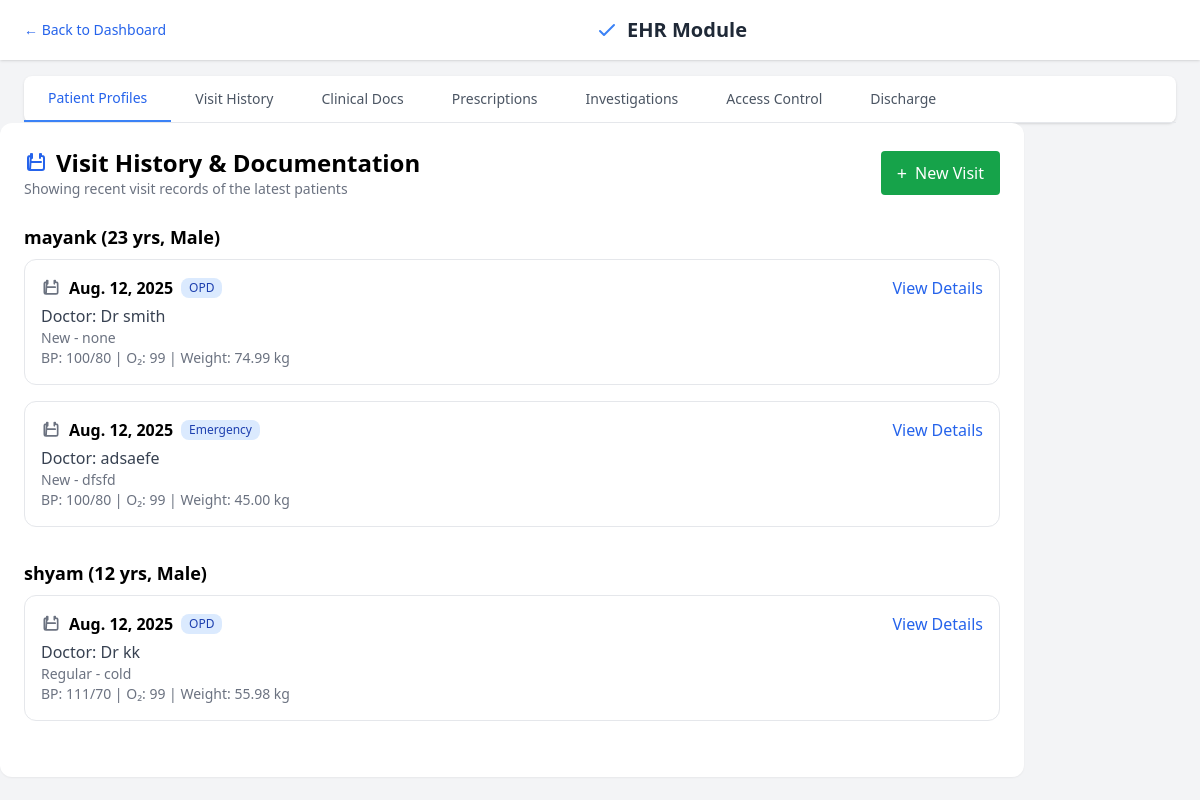
The app's page /visit_history/ with its own data.
### main/models.py (models this page shows, shortened)
class Patient(models.Model):
    STATUS_CHOICES = [
        ('Active', 'Active'),
        ('Follow-up', 'Follow-up'),
        ('Chronic', 'Chronic'),
    ]
    GENDER_CHOICES = [
        ('Male', 'Male'),
        ('Female', 'Female'),
        ('Other', 'Other'),
    ]
    name = models.CharField(max_length=100)
    patient_id = models.CharField(max_length=10, unique=True, blank=True)
    age = models.IntegerField()
    gender = models.CharField(max_length=10, choices=GENDER_CHOICES)
    contact_number = models.CharField(max_length=15)
    email = models.EmailField(blank=True, null=True)
    address = models.TextField(blank=True, null=True)
    medical_history = models.TextField(blank=True, null=True)
    status = models.CharField(max_length=20, choices=STATUS_CHOICES)

class Visit(models.Model):
    CHECKUP_TYPE_CHOICES = [
        ('Follow-up', 'Follow-up'),
        ('Regular', 'Regular'),
        ('New', 'New'),
    ]
    HEALTHCARE_SERVICE_CHOICES = [
        ('OPD', 'OPD'),
        ('IPD', 'IPD'),
        ('Emergency', 'Emergency'),
    ]
    patient = models.ForeignKey(Patient, on_delete=models.CASCADE, related_name="visits")
    doctor_name = models.CharField(max_length=100)
    date = models.DateField()
    checkup_type = models.CharField(max_length=50, choices=CHECKUP_TYPE_CHOICES)
    healthcare_service = models.CharField(max_length=50, choices=HEALTHCARE_SERVICE_CHOICES)
    bp = models.CharField(max_length=15)  # Example: 120/80 mmHg
    oxygen_level = models.CharField(max_length=10)  # Example: 98%
    weight = models.DecimalField(max_digits=5, decimal_places=2)  # Example: 72.50
    notes = models.TextField(blank=True, null=True)

### main/views.py (the view)
# urls.py: path('visit_history/', views.visit_history_view, name='visit_history'),
def visit_history_view(request):
    recent_patients = Patient.objects.order_by('-id')[:2]
    if not recent_patients:
        visits = Visit.objects.none()
    else:
        visits = Visit.objects.select_related('patient').filter(
            patient__in=recent_patients
        ).order_by('-date')
    return render(request, 'visit_history.html', {'visits': visits})

### templates/visit_history.html (shortened to what this page needs)
{% extends 'base.html' %}
{% block content %}
<div class="bg-white rounded-xl shadow-sm p-6"
     x-data="{ open: false, visit: {} }">
    <div class="flex items-center justify-between mb-6">
        <div>
            <h2 class="text-2xl font-bold flex items-center gap-2">
                <svg xmlns="http://www.w3.org/2000/svg" class="w-6 h-6 text-blue-600" fill="none"
                    viewBox="0 0 24 24" stroke="currentColor" stroke-width="2">
                    <path stroke-linecap="round" stroke-linejoin="round"
                        d="M8 7V3m8 4V3m-9 8h10m-11 8h12a2 2 0 002-2V7a2 2 0 00-2-2h-1V3m-10 0v2H6a2 2 0 00-2 2v10a2 2 0 002 2z" />
                </svg>
                Visit History &amp; Documentation
            </h2>
            <p class="text-gray-500 text-sm">
                Showing recent visit records of the latest patients
            </p>
        </div>
        <a href="{% url 'new_visit' %}"
           class="bg-green-600 text-white px-4 py-2 rounded hover:bg-green-700 flex items-center gap-2">
            <span class="text-lg">+</span>
            <span>New Visit</span>
        </a>
    </div>
    {% if visits %}
        {% regroup visits by patient as patient_list %}
        {% for group in patient_list %}
            <div class="mb-8">
                <h3 class="font-semibold text-lg mb-2">
                    {{ group.grouper.name }}
                    ({{ group.grouper.age }} yrs, {{ group.grouper.gender }})
                </h3>
                <div class="space-y-4">
                    {% for visit in group.list %}
                        <div class="border rounded-xl p-4 flex justify-between items-start hover:shadow-sm transition">
                            <div>
                                <div class="flex items-center gap-2 mb-1">
                                    <svg xmlns="http://www.w3.org/2000/svg" class="w-5 h-5 text-gray-500" fill="none"
                                        viewBox="0 0 24 24" stroke="currentColor" stroke-width="2">
                                        <path stroke-linecap="round" stroke-linejoin="round"
                                            d="M8 7V3m8 4V3m-9 8h10m-11 8h12a2 2 0 002-2V7a2 2 0 00-2-2h-1V3m-10 0v2H6a2 2 0 00-2 2v10a2 2 0 002 2z" />
                                    </svg>
                                    <span class="font-bold">{{ visit.date }}</span>
                                    <span class="bg-blue-100 text-blue-800 text-xs px-2 py-0.5 rounded-lg">
                                        {{ visit.healthcare_service }}
                                    </span>
                                </div>
                                <p class="text-gray-700">Doctor: {{ visit.doctor_name }}</p>
                                <p class="text-gray-500 text-sm">
                                    {{ visit.checkup_type }}{% if visit.notes %} - {{ visit.notes }}{% endif %}
                                </p>
                                <p class="text-gray-500 text-sm">
                                    BP: {{ visit.bp }} | O₂: {{ visit.oxygen_level }} | Weight: {{ visit.weight }} kg
                                </p>
                            </div>
                            <button
                                @click="open = true; visit = {
                                    patient_name: '{{ group.grouper.name }}',
                                    age: '{{ group.grouper.age }}',
                                    gender: '{{ group.grouper.gender }}',
                                    date: '{{ visit.date }}',
                                    doctor_name: '{{ visit.doctor_name }}',
                                    checkup_type: '{{ visit.checkup_type }}',
                                    healthcare_service: '{{ visit.healthcare_service }}',
                                    bp: '{{ visit.bp }}',
                                    oxygen_level: '{{ visit.oxygen_level }}',
                                    weight: '{{ visit.weight }}',
                                    notes: '{{ visit.notes|default:'' }}'
                                }"
                                class="text-blue-600 hover:underline">
                                View Details
                            </button>
                        </div>
                    {% endfor %}
                </div>
            </div>
        {% endfor %}
    {% else %}
        <p class="text-gray-500">No patient history found.</p>
    {% endif %}
</div>
{% endblock %}

### records on screen
Patient: grouper.name "mayank", grouper.age "23", grouper.gender "Male"
Visit: date "Aug. 12, 2025", healthcare_service "OPD", doctor_name "Dr smith", checkup_type "New", notes "none", bp "100/80", oxygen_level "99", weight "74.99"
Visit: date "Aug. 12, 2025", healthcare_service "Emergency", doctor_name "adsaefe", checkup_type "New", notes "dfsfd", bp "100/80", oxygen_level "99", weight "45.00"
Patient: grouper.name "shyam", grouper.age "12", grouper.gender "Male"
Visit: date "Aug. 12, 2025", healthcare_service "OPD", doctor_name "Dr kk", checkup_type "Regular", notes "cold", bp "111/70", oxygen_level "99", weight "55.98"
